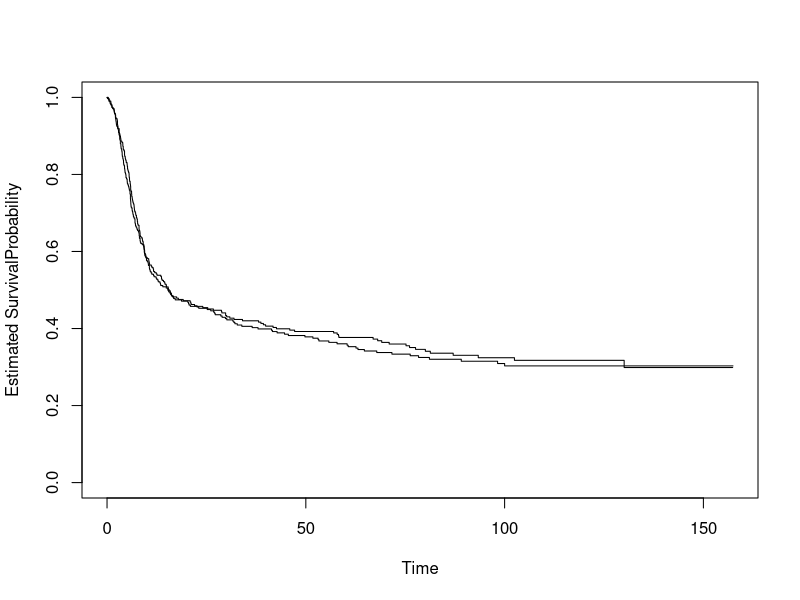
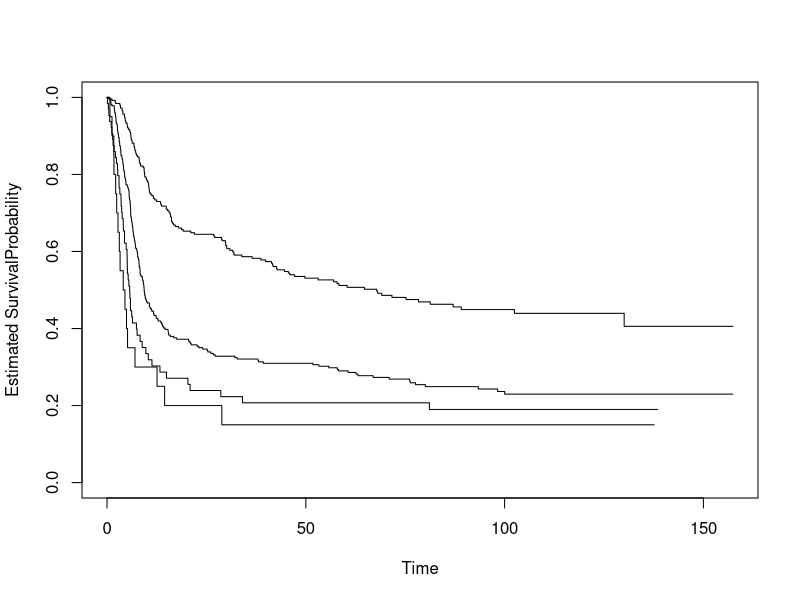
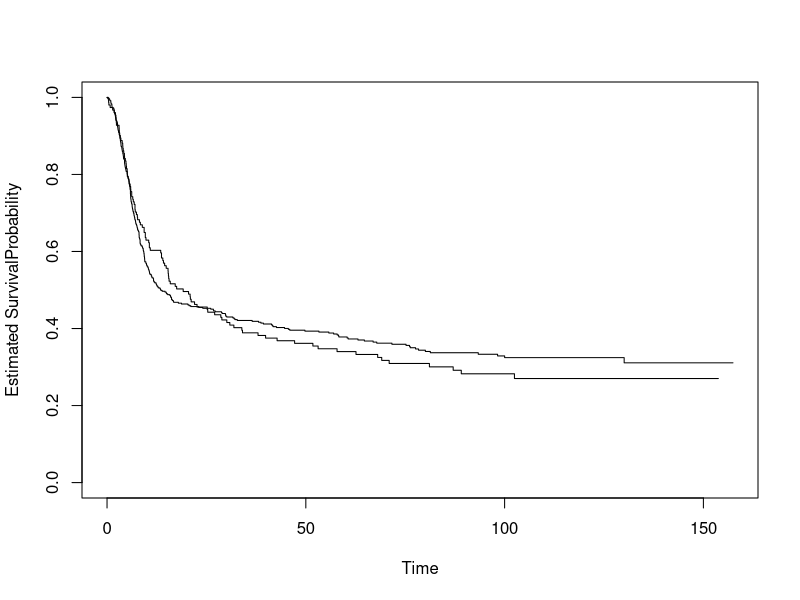
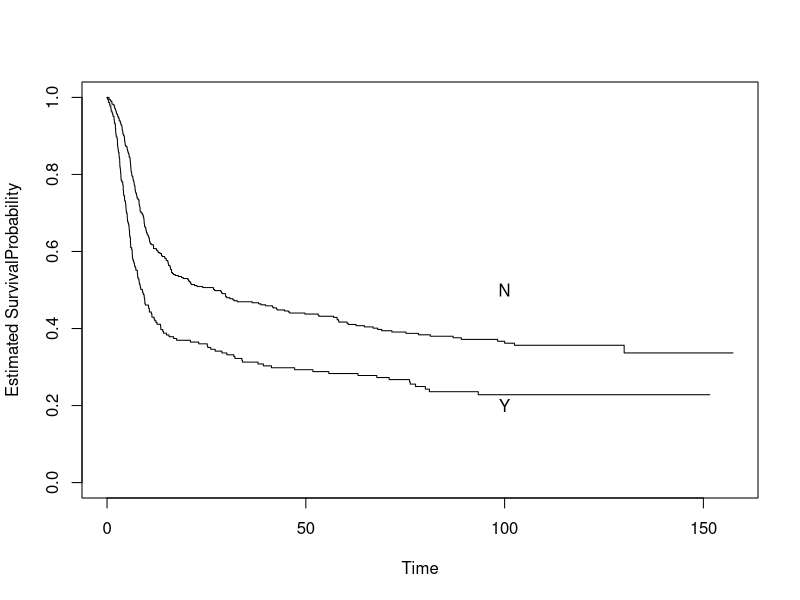
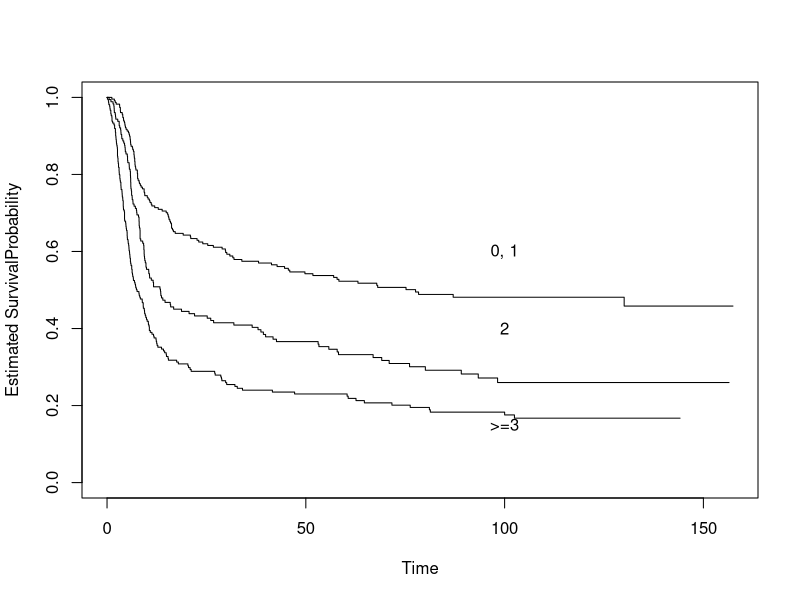
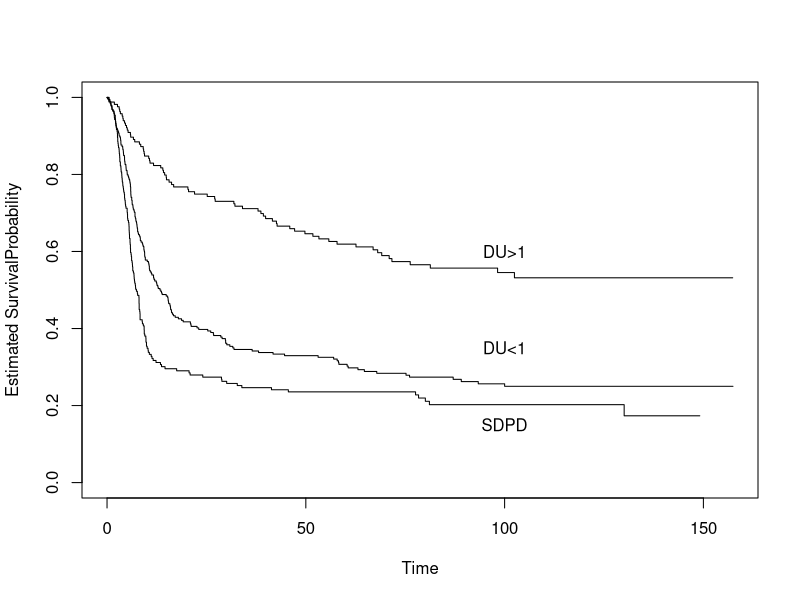
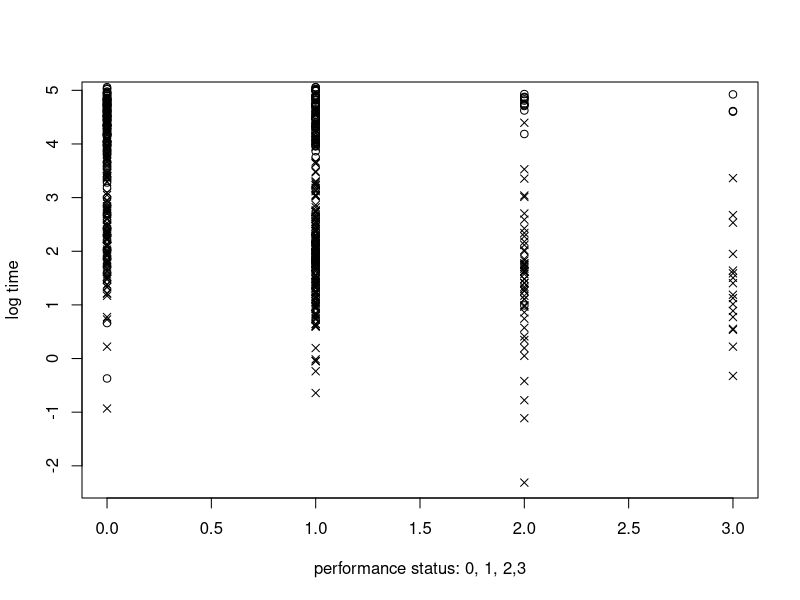
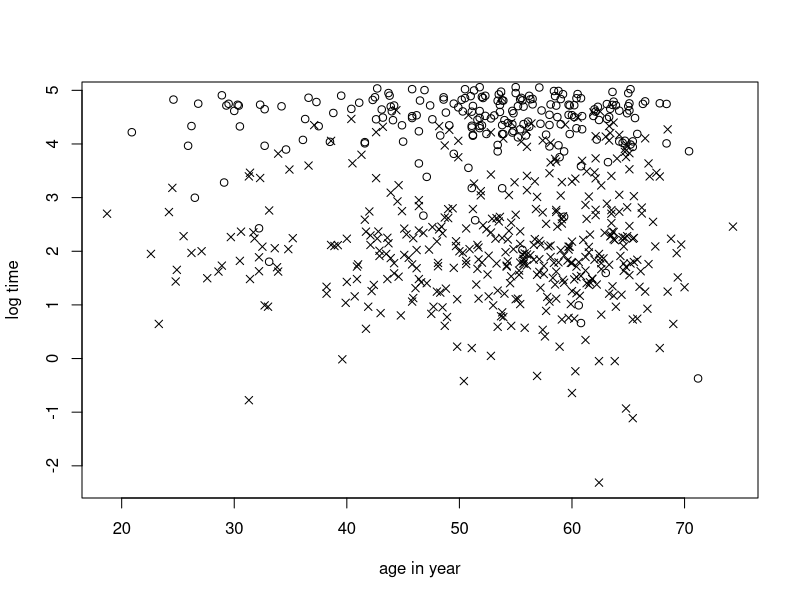

Generate these figures, in order, with R: (Note: this script raises an error after producing the figures.)
dat<-read.csv("lymphoma.csv",header = T)
library(survival)
dat1<-dat[-c(2,37,50,61,73,146,151,195,202,384,405,420,424,435,513,514,525,528,554,565,568,572,575,593,600,611),]
fit1<-coxph(Surv(os_time,os_event)~as.factor(trt)+as.factor(B_SYM),data = dat1)
summary(fit1)


fit2<-coxph(Surv(os_time,os_event)~as.factor(trt),data = dat1)
summary(fit2)


1-pchisq(2*(fit1$loglik[2]-fit2$loglik[2]),1)
dat2<-dat[-c(66,74,117,140,235,236,238,379,380,439,440,486,607,616,316,345,359,360,361,367,368,369,434,510,614),]

fit3<-coxph(Surv(os_time,os_event)~as.factor(trt)+as.factor(RACE),data = dat2)
summary(fit3)

fit4<-coxph(Surv(os_time,os_event)~as.factor(trt),data = dat2)
summary(fit4)

1-pchisq(2*(fit3$loglik[2]-fit4$loglik[2]),3)
fit0<-coxph(Surv(os_time,os_event)~as.factor(PERF_STA)+AGE+as.factor(STAGE)+as.factor(SEX)+as.factor(PR_RAD)+as.factor(B_SYM)+as.factor(r_score)+as.factor(pr_resp)+as.factor(pr_drug)+as.factor(trt),data = dat)
summary(fit0)

fit6<-coxph(Surv(os_time,os_event)~as.factor(PERF_STA)+as.factor(STAGE)+as.factor(SEX)+as.factor(PR_RAD)+as.factor(B_SYM)+as.factor(r_score)+as.factor(pr_resp)+as.factor(pr_drug),data = dat)
summary(fit6)
 
1-pchisq(2*(fit0$loglik[2]-fit6$loglik[2]),16-14)
fit7<-coxph(Surv(os_time,os_event)~as.factor(PERF_STA)+as.factor(PR_RAD)+as.factor(B_SYM)+as.factor(r_score)+as.factor(pr_resp)+as.factor(pr_drug),data = dat)
summary(fit7)

1-pchisq(2*(fit6$loglik[2]-fit7$loglik[2]),4)
fit8<-coxph(Surv(os_time,os_event)~as.factor(PERF_STA)+as.factor(PR_RAD)+as.factor(B_SYM)+as.factor(r_score)+as.factor(pr_resp),data = dat)
summary(fit8)

1-pchisq(2*(fit7$loglik[2]-fit8$loglik[2]),1)
fit9<-coxph(Surv(os_time,os_event)~as.factor(PERF_STA)+as.factor(B_SYM)+as.factor(r_score)+as.factor(pr_resp),data = dat)
summary(fit9)

1-pchisq(2*(fit8$loglik[2]-fit9$loglik[2]),1)
fit.km <-survfit(Surv(os_time, os_event)~trt, data=dat)
plot(fit.km,xlab="Time", ylab="Estimated SurvivalProbability")
fit.km1<-survfit(Surv(os_time,os_event)~ PERF_STA,data = dat)
fit.km2<-survfit(Surv(os_time,os_event)~ PR_RAD, data = dat)
fit.km3<-survfit(Surv(os_time,os_event)~ B_SYM,data = dat)
fit.km4<-survfit(Surv(os_time,os_event)~ r_score,data = dat)
fit.km5<-survfit(Surv(os_time,os_event)~ pr_resp,data = dat)
plot(fit.km1,xlab="Time", ylab="Estimated SurvivalProbability")
plot(fit.km2,xlab="Time", ylab="Estimated SurvivalProbability")
plot(fit.km3,xlab="Time", ylab="Estimated SurvivalProbability")
text(100,0.2,"Y")
text(100,0.5,"N")
plot(fit.km4,xlab="Time", ylab="Estimated SurvivalProbability")
text(100,0.15,">=3" )
text(100,0.4,"2" )
text(100,0.6,"0, 1" )
plot(fit.km5,xlab="Time", ylab="Estimated SurvivalProbability")
text(100,0.15,"SDPD")
text(100,0.35,"DU<1")
text(100,0.6,"DU>1")
logrk1<-survdiff(Surv(os_time,os_event)~as.factor(PERF_STA),data = dat)
logrk0<-survdiff(Surv(os_time,os_event)~as.factor(trt),data = dat)
logrk0

logrk1

logrk2<-survdiff(Surv(os_time,os_event)~as.factor(PR_RAD),data = dat)
logrk2

logrk3<-survdiff(Surv(os_time,os_event)~as.factor(B_SYM),data = dat)
logrk3

logrk4<-survdiff(Surv(os_time,os_event)~as.factor(r_score),data = dat)
logrk4

logrk5<-survdiff(Surv(os_time,os_event)~as.factor(pr_resp),data = dat)
logrk5

delta<-dat$os_event
x<-dat$os_time
PS<-dat$PERF_STA
PR<-dat$PR_RAD
BS<-dat$B_SYM
rs<-dat$r_score
pr_resp<-dat$pr_resp
PERF_STA<-dat$PERF_STA
AGE<-dat$AGE
STAGE<-dat$STAGE
SEX<-dat$SEX
B_SYM<-dat$B_SYM
r_score<-dat$r_score
PR_RAD<-dat$PR_RAD
pr_drug<-dat$pr_drug
pr_resp<-dat$pr_resp
trt<-dat$trt

plot(PS[delta==1], log(x[delta==1]),pch=4,xlab="performance status: 0, 1, 2,3", ylab="log time")
points(PS[delta==0], log(x[delta==0]),pch=1)
plot(AGE[delta==1], log(x[delta==1]),pch=4,xlab="age in year", ylab="log time")
points(AGE[delta==0], log(x[delta==0]),pch=1)
plot(STAGE[delta==1], log(x[delta==1]),pch=4,xlab="cancer stage; I, II, III", ylab="log time")
points(STAGE[delta==0], log(x[delta==0]),pch=1)
plot(SEX[delta==1], log(x[delta==1]),pch=4,xlab="Female vs male", ylab="log time")
plot(SEX[delta==1], log(x[delta==1]),pch=4,xlab="cancer stage; I, II, III", ylab="log time")
points(SEX[delta==0], log(x[delta==0]),pch=1)
plot(SEX[delta==1], log(x[delta==1]),pch=4,xlab="Female vs male", ylab="log time")
points(SEX[delta==0], log(x[delta==0]),pch=1)
plot(B_SYM[delta==1], log(x[delta==1]),pch=4,xlab="B-symptom, Yes vs No", ylab="log time")
points(B_SYM[delta==0], log(x[delta==0]),pch=1)
plot(r_score[delta==1], log(x[delta==1]),pch=4,xlab="International rIPI score: 0 or 1 vs 2 vs 3 or more", ylab="log time")
points(r_score[delta==0], log(x[delta==0]),pch=1)
plot(PR_RAD[delta==1], log(x[delta==1]),pch=4,xlab="Received radiotherapy before randomization", ylab="log time")
points(PR_RAD[delta==0], log(x[delta==0]),pch=1)
plot(PR_RAD[delta==1], log(x[delta==1]),xlab="Received radiotherapy before randomization", ylab="log time")
plot(pr_drug[delta==1], log(x[delta==1]),pch=4,xlab="Received other drug before randomization", ylab="log time")
points(pr_drug[delta==0], log(x[delta==0]),pch=1)
plot(pr_resp[delta==1], log(x[delta==1]),pch=4,xlab="Response to other treatments before randomization", ylab="log time")
points(pr_resp[delta==0], log(x[delta==0]),pch=1)
plot(trt[delta==1], log(x[delta==1]),pch=4,xlab="treatment vs control", ylab="log time")
points(trt[delta==0], log(x[delta==0]),pch=1)

summary(fit.km)

fit.lognm0<-survreg(Surv(os_time,os_event)~as.factor(PERF_STA)+AGE+as.factor(STAGE)+as.factor(SEX)+as.factor(PR_RAD)+as.factor(B_SYM)+as.factor(r_score)+as.factor(pr_resp)+as.factor(pr_drug)+as.factor(trt),data = dat,dist="lognormal")
summary(fit.lognm0)

fit.lognm7<-survreg(Surv(os_time,os_event)~as.factor(PERF_STA)+as.factor(PR_RAD)+as.factor(B_SYM)+as.factor(r_score)+as.factor(pr_resp)+as.factor(pr_drug),data = dat,dist="lognormal")
summary(fit.lognm7)

1-pchisq(2*((-1815.7)-(-1821.1)),16-10)

fit.resids7<-resid(fit.lognm7, type="deviance")
par(mfrow=c(1,2))
plot(predict(fit.lognm7),fit.resids7,ylab="Deviance Residuals",xlab="Risk Score")
qqnorm(fit.resids7,ylab="Deviance Residuals",xlab="N(0,1) Quantiles")
abline(0,1)

